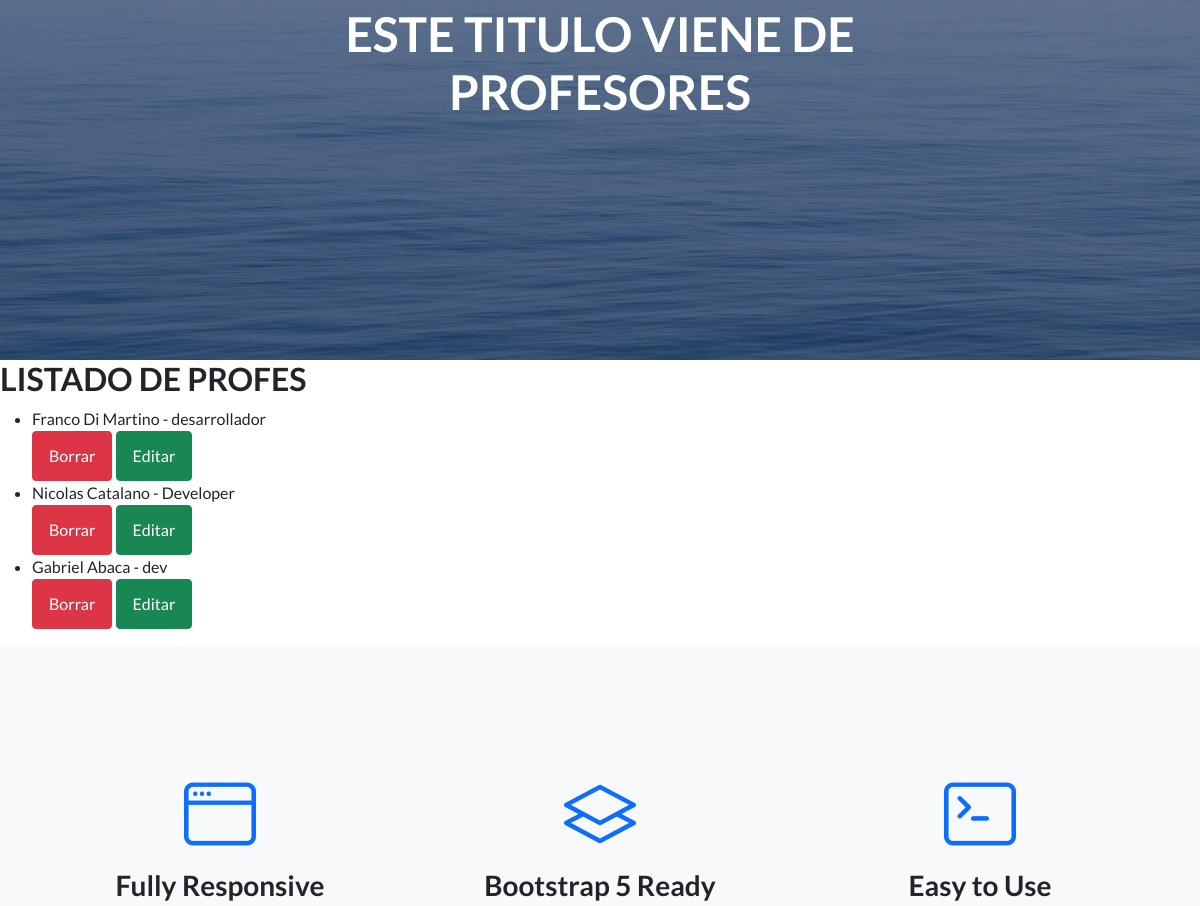
The page /AppCoder/leerProfesores/ (signed in, middle part) on the database as committed earlier.
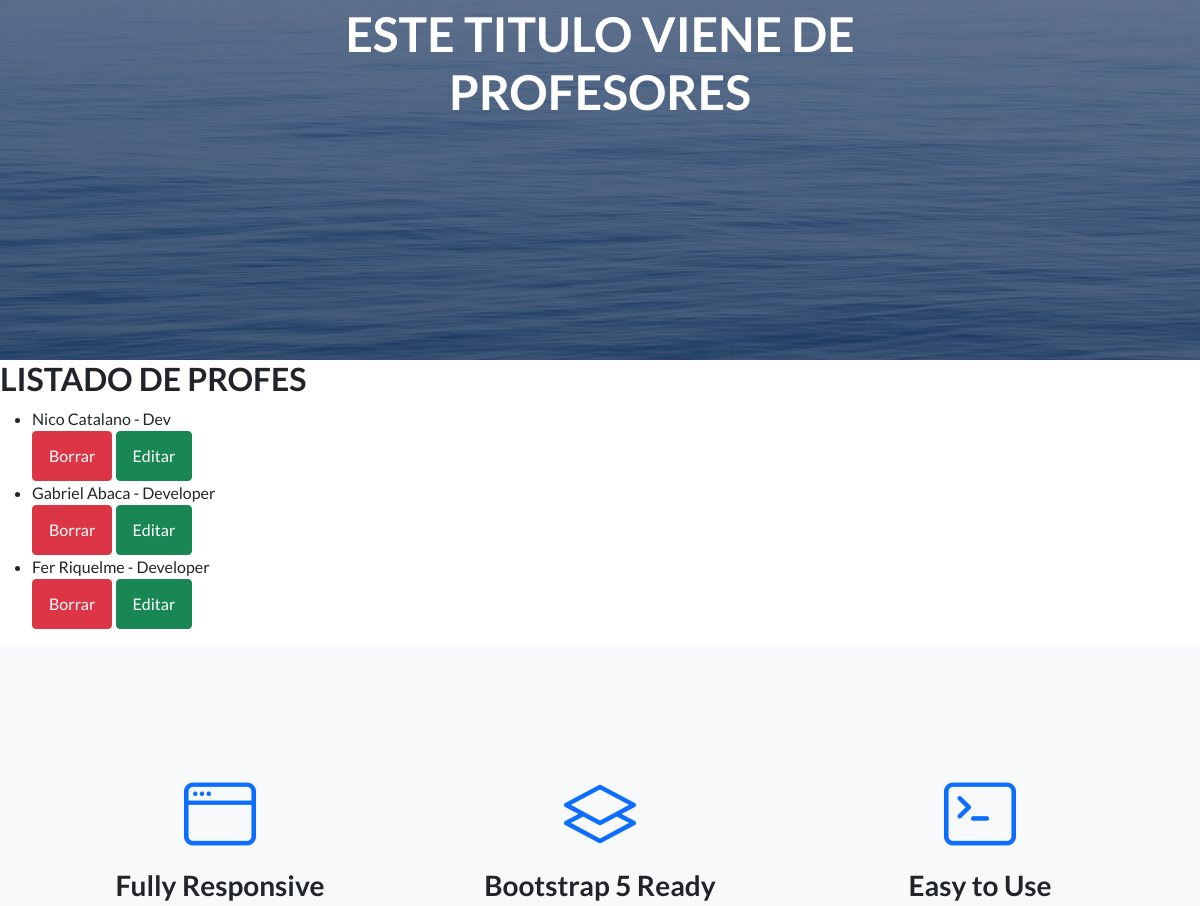
The same page on the database as committed later.
### AppCoder/models.py (models this page shows)
class Profesor(models.Model):
    nombre= models.CharField(max_length=50)
    apellido= models.CharField(max_length=50)
    email= models.EmailField()
    profesion= models.CharField(max_length=50)

### AppCoder/views.py (the view)
# urls.py: path('leerProfesores/', leerProfesores, name="leerProfesores"),
@login_required
def leerProfesores(request):
    profesores=Profesor.objects.all()
    print(profesores)
    return render(request, "AppCoder/leerProfesores.html", {"profesores": profesores, "imagen":obtenerAvatar(request)})

### AppCoder/views.py (called while the page is built)
def obtenerAvatar(request):
    lista=Avatar.objects.filter(user=request.user)
    if len(lista)!=0:
        imagen=lista[0].imagen.url
    else:
        imagen="/media/avatares/avatarpordefecto.png"
    return imagen

### AppCoder/templates/AppCoder/leerProfesores.html (shortened to what this page needs)
{% extends "AppCoder/padre.html" %}
{% load static %}
{% block titulo %}
<h1 class="mb-5">ESTE TITULO VIENE DE PROFESORES</h1>
{% endblock %}
{% block contenido_que_cambia %}
<h2>LISTADO DE PROFES</h2>
<ul>
    {% for profe in profesores %}
    <li>{{ profe.nombre }} {{profe.apellido }} - {{ profe.profesion }}
    </li>
    <a class="btn btn-danger" href="{% url 'eleminarProfesor' profe.id %}">Borrar</a>
    <a class="btn btn-success" href="{% url 'editarProfesor' profe.id %}">Editar</a>
    {% endfor %}
</ul>
{% endblock %}

### AppCoder/templates/AppCoder/padre.html (shortened to what this page needs)
<!DOCTYPE html>
<html lang="en">
    <head>
        {% load static %}
        <link href="https://cdn.jsdelivr.net/npm/bootstrap-icons@1.5.0/font/bootstrap-icons.css" rel="stylesheet" type="text/css" />
        <link href= "{% static 'AppCoder/css/styles.css' %}" rel="stylesheet" />
    </head>
    <body>
        <header class="masthead">
            <div class="container position-relative">
                <div class="row justify-content-center">
                    <div class="col-xl-6">
                        <div class="text-center text-white">
                            {% block titulo %}
                            {% endblock %}
                        </div>
                    </div>
                </div>
            </div>
        </header>
        {% block contenido_que_cambia %}
        {% endblock %}
        <section class="features-icons bg-light text-center">
            <div class="container">
                <div class="row">
                    <div class="col-lg-4">
                        <div class="features-icons-item mx-auto mb-5 mb-lg-0 mb-lg-3">
                            <div class="features-icons-icon d-flex"><i class="bi-window m-auto text-primary"></i></div>
                            <h3>Fully Responsive</h3>
                        </div>
                    </div>
                    <div class="col-lg-4">
                        <div class="features-icons-item mx-auto mb-5 mb-lg-0 mb-lg-3">
                            <div class="features-icons-icon d-flex"><i class="bi-layers m-auto text-primary"></i></div>
                            <h3>Bootstrap 5 Ready</h3>
                        </div>
                    </div>
                    <div class="col-lg-4">
                        <div class="features-icons-item mx-auto mb-0 mb-lg-3">
                            <div class="features-icons-icon d-flex"><i class="bi-terminal m-auto text-primary"></i></div>
                            <h3>Easy to Use</h3>
                        </div>
                    </div>
                </div>
            </div>
        </section>
    </body>
</html>

Rows that differ between the two databases and show on the page:
removed Profesor: nombre "Franco", apellido "Di Martino", profesion "desarrollador"
changed Profesor "Catalano": nombre "Nicolas" → "Nico"; profesion "Developer" → "Dev"
changed Profesor "Gabriel": profesion "dev" → "Developer"
added Profesor: nombre "Fer", apellido "Riquelme", profesion "Developer"
